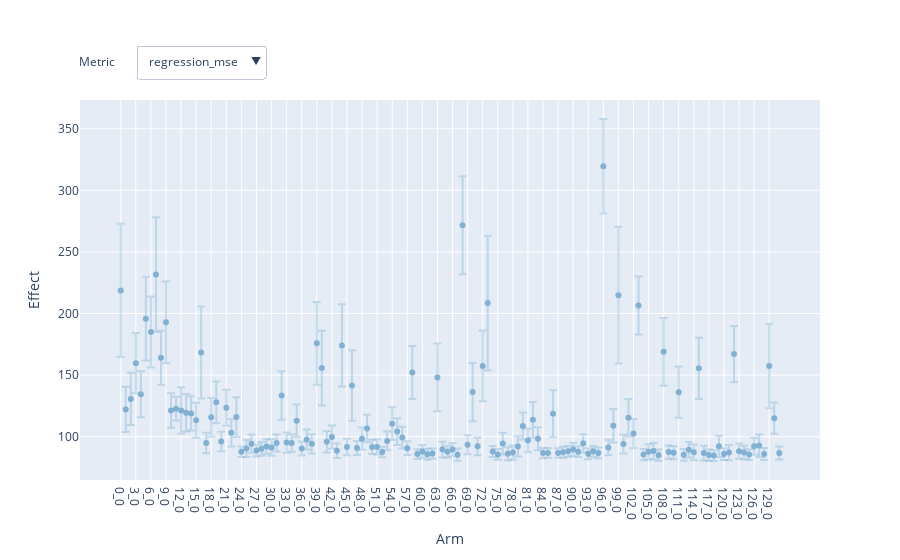

The cell this chart's notebook holds for it:
### Code cell
render(interact_fitted(ax_client.generation_strategy.model, rel=False))

### Figure 1 — Plotly figure (JSON) as saved in the notebook; plotly's stock layout.template omitted (floating-point values rounded to 4 significant figures; data arrays with more than 128 entries replaced by an {"elided": "..."} marker saying what was removed)
{"data": [{"error_y": {"array": {"elided": "132 float values"}, "color": "rgba(128,177,211,0.4)", "type": "data"}, "hoverinfo": "text", "legendgroup": "In-sample", "marker": {"color": "rgba(128,177,211,1)"}, "mode": "markers", "name": "In-sample", "showlegend": true, "text": {"elided": "132 str values"}, "type": "scatter", "visible": false, "x": {"elided": "132 str values"}, "y": {"elided": "132 float values"}}, {"error_y": {"array": {"elided": "132 float values"}, "color": "rgba(128,177,211,0.4)", "type": "data"}, "hoverinfo": "text", "legendgroup": "In-sample", "marker": {"color": "rgba(128,177,211,1)"}, "mode": "markers", "name": "In-sample", "showlegend": false, "text": {"elided": "132 str values"}, "type": "scatter", "visible": true, "x": {"elided": "132 str values"}, "y": {"elided": "132 float values"}}, {"error_y": {"array": {"elided": "132 float values"}, "color": "rgba(128,177,211,0.4)", "type": "data"}, "hoverinfo": "text", "legendgroup": "In-sample", "marker": {"color": "rgba(128,177,211,1)"}, "mode": "markers", "name": "In-sample", "showlegend": false, "text": {"elided": "132 str values"}, "type": "scatter", "visible": false, "x": {"elided": "132 str values"}, "y": {"elided": "132 float values"}}], "layout": {"annotations": [{"font": {"size": 12}, "showarrow": false, "text": "Metric", "x": 0.05, "xanchor": "right", "xref": "paper", "y": 1.1, "yanchor": "middle", "yref": "paper"}], "autosize": true, "hovermode": "closest", "legend": {"orientation": "h", "x": 0.065, "xanchor": "left", "y": 1.2, "yanchor": "middle"}, "updatemenus": [{"active": 1, "buttons": [{"args": ["visible", [true, false, false]], "label": "bw_log_pred_pr", "method": "restyle"}, {"args": ["visible", [false, true, false]], "label": "regression_mse", "method": "restyle"}, {"args": ["visible", [false, false, true]], "label": "runtime", "method": "restyle"}], "x": 0.075, "xanchor": "left", "y": 1.1, "yanchor": "middle"}], "xaxis": {"autorange": true, "range": [-7.937, 138.9], "title": {"text": "Arm"}, "type": "category", "zeroline": false}, "yaxis": {"autorange": true, "range": [64.87, 373.3], "ticksuffix": "", "title": {"text": "Effect"}, "type": "linear", "zeroline": true, "zerolinecolor": "red"}}}
